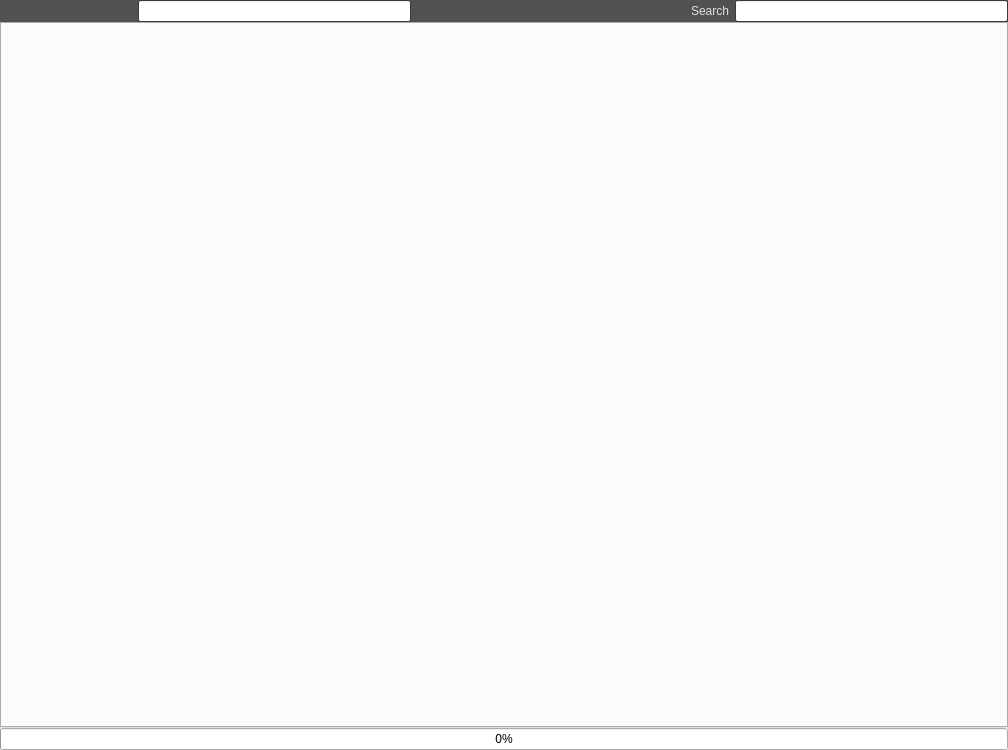
<?xml version="1.0" encoding="UTF-8"?>
<ui version="4.0">
 <class>BrowserDialog</class>
 <widget class="QDialog" name="BrowserDialog">
  <property name="geometry">
   <rect>
    <x>0</x>
    <y>0</y>
    <width>1008</width>
    <height>750</height>
   </rect>
  </property>
  <property name="windowTitle">
   <string>Some Page</string>
  </property>
  <layout class="QVBoxLayout" name="verticalLayout">
   <property name="spacing">
    <number>0</number>
   </property>
   <property name="leftMargin">
    <number>0</number>
   </property>
   <property name="topMargin">
    <number>0</number>
   </property>
   <property name="rightMargin">
    <number>0</number>
   </property>
   <property name="bottomMargin">
    <number>0</number>
   </property>
   <item>
    <widget class="QWidget" name="toolBar" native="true">
     <property name="maximumSize">
      <size>
       <width>16777215</width>
       <height>22</height>
      </size>
     </property>
     <property name="palette">
      <palette>
       <active>
        <colorrole role="WindowText">
         <brush brushstyle="SolidPattern">
          <color alpha="255">
           <red>226</red>
           <green>226</green>
           <blue>226</blue>
          </color>
         </brush>
        </colorrole>
        <colorrole role="Button">
         <brush brushstyle="SolidPattern">
          <color alpha="255">
           <red>106</red>
           <green>106</green>
           <blue>106</blue>
          </color>
         </brush>
        </colorrole>
        <colorrole role="ButtonText">
         <brush brushstyle="SolidPattern">
          <color alpha="255">
           <red>199</red>
           <green>199</green>
           <blue>199</blue>
          </color>
         </brush>
        </colorrole>
        <colorrole role="Base">
         <brush brushstyle="SolidPattern">
          <color alpha="255">
           <red>255</red>
           <green>255</green>
           <blue>255</blue>
          </color>
         </brush>
        </colorrole>
        <colorrole role="Window">
         <brush brushstyle="SolidPattern">
          <color alpha="255">
           <red>81</red>
           <green>81</green>
           <blue>81</blue>
          </color>
         </brush>
        </colorrole>
       </active>
       <inactive>
        <colorrole role="WindowText">
         <brush brushstyle="SolidPattern">
          <color alpha="255">
           <red>226</red>
           <green>226</green>
           <blue>226</blue>
          </color>
         </brush>
        </colorrole>
        <colorrole role="Button">
         <brush brushstyle="SolidPattern">
          <color alpha="255">
           <red>106</red>
           <green>106</green>
           <blue>106</blue>
          </color>
         </brush>
        </colorrole>
        <colorrole role="ButtonText">
         <brush brushstyle="SolidPattern">
          <color alpha="255">
           <red>199</red>
           <green>199</green>
           <blue>199</blue>
          </color>
         </brush>
        </colorrole>
        <colorrole role="Base">
         <brush brushstyle="SolidPattern">
          <color alpha="255">
           <red>255</red>
           <green>255</green>
           <blue>255</blue>
          </color>
         </brush>
        </colorrole>
        <colorrole role="Window">
         <brush brushstyle="SolidPattern">
          <color alpha="255">
           <red>81</red>
           <green>81</green>
           <blue>81</blue>
          </color>
         </brush>
        </colorrole>
       </inactive>
       <disabled>
        <colorrole role="WindowText">
         <brush brushstyle="SolidPattern">
          <color alpha="255">
           <red>120</red>
           <green>120</green>
           <blue>120</blue>
          </color>
         </brush>
        </colorrole>
        <colorrole role="Button">
         <brush brushstyle="SolidPattern">
          <color alpha="255">
           <red>106</red>
           <green>106</green>
           <blue>106</blue>
          </color>
         </brush>
        </colorrole>
        <colorrole role="ButtonText">
         <brush brushstyle="SolidPattern">
          <color alpha="255">
           <red>120</red>
           <green>120</green>
           <blue>120</blue>
          </color>
         </brush>
        </colorrole>
        <colorrole role="Base">
         <brush brushstyle="SolidPattern">
          <color alpha="255">
           <red>81</red>
           <green>81</green>
           <blue>81</blue>
          </color>
         </brush>
        </colorrole>
        <colorrole role="Window">
         <brush brushstyle="SolidPattern">
          <color alpha="255">
           <red>81</red>
           <green>81</green>
           <blue>81</blue>
          </color>
         </brush>
        </colorrole>
       </disabled>
      </palette>
     </property>
     <property name="autoFillBackground">
      <bool>true</bool>
     </property>
     <layout class="QHBoxLayout" name="horizontalLayout">
      <property name="spacing">
       <number>6</number>
      </property>
      <property name="leftMargin">
       <number>0</number>
      </property>
      <property name="topMargin">
       <number>0</number>
      </property>
      <property name="rightMargin">
       <number>0</number>
      </property>
      <property name="bottomMargin">
       <number>0</number>
      </property>
      <item>
       <widget class="QPushButton" name="backBtn">
        <property name="autoFillBackground">
         <bool>false</bool>
        </property>
        <property name="text">
         <string/>
        </property>
        <property name="icon">
         <iconset resource="resources.qrc">
          <normaloff>:/MO/gui/previous</normaloff>:/MO/gui/previous</iconset>
        </property>
        <property name="autoDefault">
         <bool>false</bool>
        </property>
        <property name="flat">
         <bool>true</bool>
        </property>
       </widget>
      </item>
      <item>
       <widget class="QPushButton" name="fwdBtn">
        <property name="text">
         <string/>
        </property>
        <property name="icon">
         <iconset resource="resources.qrc">
          <normaloff>:/MO/gui/next</normaloff>:/MO/gui/next</iconset>
        </property>
        <property name="autoDefault">
         <bool>false</bool>
        </property>
        <property name="flat">
         <bool>true</bool>
        </property>
       </widget>
      </item>
      <item>
       <widget class="QPushButton" name="refreshBtn">
        <property name="text">
         <string/>
        </property>
        <property name="icon">
         <iconset resource="resources.qrc">
          <normaloff>:/MO/gui/refresh</normaloff>:/MO/gui/refresh</iconset>
        </property>
        <property name="autoDefault">
         <bool>false</bool>
        </property>
        <property name="flat">
         <bool>true</bool>
        </property>
       </widget>
      </item>
      <item>
       <widget class="QLineEdit" name="urlEdit">
        <property name="enabled">
         <bool>true</bool>
        </property>
       </widget>
      </item>
      <item>
       <spacer name="horizontalSpacer">
        <property name="orientation">
         <enum>Qt::Horizontal</enum>
        </property>
        <property name="sizeHint" stdset="0">
         <size>
          <width>40</width>
          <height>20</height>
         </size>
        </property>
       </spacer>
      </item>
      <item>
       <widget class="QLabel" name="label_2">
        <property name="text">
         <string>Search</string>
        </property>
       </widget>
      </item>
      <item>
       <widget class="QLineEdit" name="searchEdit"/>
      </item>
     </layout>
    </widget>
   </item>
   <item>
    <widget class="QTabWidget" name="browserTabWidget">
     <property name="contextMenuPolicy">
      <enum>Qt::DefaultContextMenu</enum>
     </property>
     <property name="tabsClosable">
      <bool>true</bool>
     </property>
    </widget>
   </item>
   <item>
    <widget class="QProgressBar" name="loadProgress">
     <property name="value">
      <number>0</number>
     </property>
    </widget>
   </item>
  </layout>
 </widget>
 <resources>
  <include location="resources.qrc"/>
 </resources>
 <connections/>
</ui>
